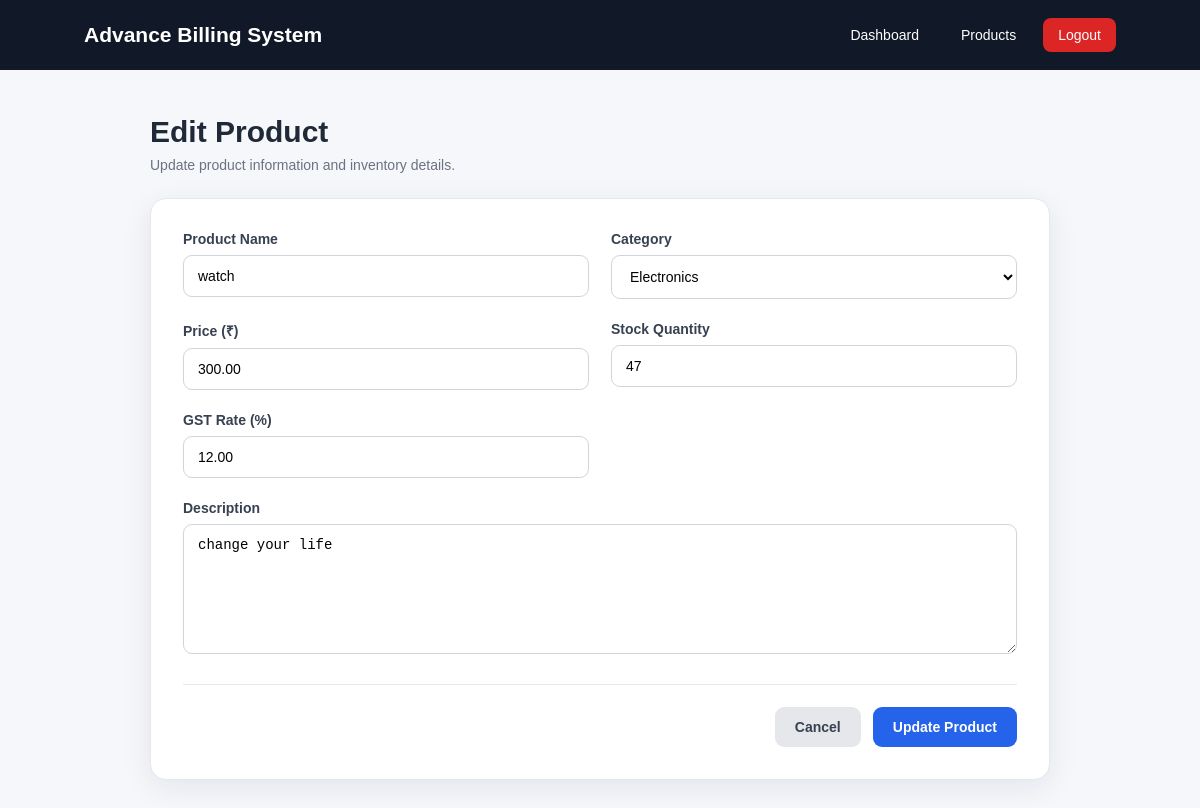
The app's page /products/edit/2/ (signed in) with its own data.
### billing/models.py (models this page shows, shortened)
class Product(models.Model):
    CATEGORY_CHOICES = [
        ("Electronics", "Electronics"),
        ("Grocery", "Grocery"),
        ("Clothing", "Clothing"),
        ("Furniture", "Furniture"),
        ("Stationery", "Stationery"),
        ("Medicine", "Medicine"),
        ("Food", "Food"),
        ("Other", "Other"),
    ]
    name = models.CharField(max_length=150)
    category = models.CharField(max_length=50, choices=CATEGORY_CHOICES)
    price = models.DecimalField(max_digits=10, decimal_places=2)
    stock = models.PositiveIntegerField(default=0)
    gst_rate = models.DecimalField(max_digits=5, decimal_places=2, default=0)
    description = models.TextField(blank=True)
    created_at = models.DateTimeField(auto_now_add=True)
    updated_at = models.DateTimeField(auto_now=True)
    class Meta:
        ordering = ["-created_at"]
        verbose_name = "Product"
        verbose_name_plural = "Products"

### billing/views.py (the view, shortened to what this page needs)
@login_required
def edit_product(request, product_id):
    try:
        product = Product.objects.get(id=product_id)
    except Product.DoesNotExist:
        messages.error(request, "Product not found.")
        return redirect("product_list")
    return render(
        request,
        "edit_product.html",
        {
            "product": product,
            "categories": Product.CATEGORY_CHOICES,
        }
    )

### templates/edit_product.html (shortened to what this page needs)
<!DOCTYPE html>
<html lang="en">
<head>
</head>
<body>
<nav class="navbar">
    <div class="brand">
        Advance Billing System
    </div>
    <div class="nav-right">
        <a
            href="{% url 'distributor_dashboard' %}"
            class="nav-link"
        >
            Dashboard
        </a>
        <a
            href="{% url 'product_list' %}"
            class="nav-link"
        >
            Products
        </a>
        <a
            href="{% url 'user_logout' %}"
            class="nav-link logout"
        >
            Logout
        </a>
    </div>
</nav>
<main class="container">
    <div class="page-header">
        <h1>
            Edit Product
        </h1>
        <p>
            Update product information and inventory details.
        </p>
    </div>
    <div class="card">
        <form
            method="POST"
            id="editProductForm"
            novalidate
        >
            <div class="form-grid">
                <div class="form-group">
                    <label for="name">
                        Product Name
                    </label>
                    <input
                        type="text"
                        id="name"
                        name="name"
                        value="{{ form_name|default:product.name }}"
                        placeholder="Enter product name"
                        maxlength="150"
                    >
                </div>
                <div class="form-group">
                    <label for="category">
                        Category
                    </label>
                    <select
                        id="category"
                        name="category"
                    >
                        {% for value, label in categories %}
                            <option
                                value="{{ value }}"
                                {% if form_category|default:product.category == value %}
                                    selected
                                {% endif %}
                            >
                                {{ label }}
                            </option>
                        {% endfor %}
                    </select>
                </div>
                <div class="form-group">
                    <label for="price">
                        Price (₹)
                    </label>
                    <input
                        type="number"
                        id="price"
                        name="price"
                        value="{{ form_price|default:product.price }}"
                        placeholder="Enter price"
                        min="0.01"
                        step="0.01"
                    >
                </div>
                <div class="form-group">
                    <label for="stock">
                        Stock Quantity
                    </label>
                    <input
                        type="number"
                        id="stock"
                        name="stock"
                        value="{{ form_stock|default:product.stock }}"
                        placeholder="Enter stock quantity"
                        min="0"
                        step="1"
                    >
                </div>
                <div class="form-group">
                    <label for="gst_rate">
                        GST Rate (%)
                    </label>
                    <input
                        type="number"
                        id="gst_rate"
                        name="gst_rate"
                        value="{{ form_gst_rate|default:product.gst_rate }}"
                        placeholder="Enter GST rate"
                        min="0"
                        max="100"
                        step="0.01"
                    >
                </div>
                <div class="form-group full-width">
                    <label for="description">
                        Description
                    </label>
                    <textarea
                        id="description"
                        name="description"
                        placeholder="Enter product description"
                    >{{ form_description|default:product.description }}</textarea>
                </div>
            </div>
            <div class="actions">
                <a
                    href="{% url 'product_list' %}"
                    class="btn btn-secondary"
                >
                    Cancel
                </a>
                <button
                    type="submit"
                    class="btn btn-primary"
                >
                    Update Product
                </button>
            </div>
        </form>
    </div>
</main>
</body>
</html>

### templates/edit_product.html (style rules this page uses)
* { margin: 0; padding: 0; box-sizing: border-box; }
body { font-family: Arial, Helvetica, sans-serif; background: #f5f7fb; color: #1f2937; }
.navbar { background: #111827; color: white; padding: 18px 7%; display: flex; align-items: center; justify-content: space-between; gap: 20px; }
.brand { font-size: 21px; font-weight: 700; }
.nav-right { display: flex; align-items: center; gap: 12px; }
.nav-link { color: white; text-decoration: none; padding: 9px 15px; border-radius: 8px; font-size: 14px; }
.logout { background: #dc2626; }
.container { width: 92%; max-width: 900px; margin: 45px auto; }
.page-header { margin-bottom: 25px; }
.page-header h1 { font-size: 30px; margin-bottom: 8px; }
.page-header p { color: #6b7280; font-size: 14px; }
.card { background: white; border-radius: 16px; padding: 32px; box-shadow: 0 8px 30px rgba(15, 23, 42, 0.08); border: 1px solid #e5e7eb; }
.form-grid { display: grid; grid-template-columns: repeat(2, minmax(0, 1fr)); gap: 22px; }
.form-group { display: flex; flex-direction: column; }
.full-width { grid-column: 1 / -1; }
label { font-size: 14px; font-weight: 600; margin-bottom: 8px; color: #374151; }
input, select, textarea { width: 100%; padding: 12px 14px; border: 1px solid #d1d5db; border-radius: 9px; font-size: 14px; outline: none; background: white; transition: 0.2s; }
textarea { min-height: 130px; resize: vertical; }
.actions { display: flex; justify-content: flex-end; gap: 12px; margin-top: 30px; padding-top: 22px; border-top: 1px solid #e5e7eb; }
.btn { border: none; text-decoration: none; cursor: pointer; padding: 12px 20px; border-radius: 9px; font-size: 14px; font-weight: 600; transition: 0.2s; }
.btn-primary { background: #2563eb; color: white; }
.btn-secondary { background: #e5e7eb; color: #374151; }

### records on screen
Product: name "watch", category "Electronics", price "300.00", stock "47", gst_rate "12.00", description "change your life"
